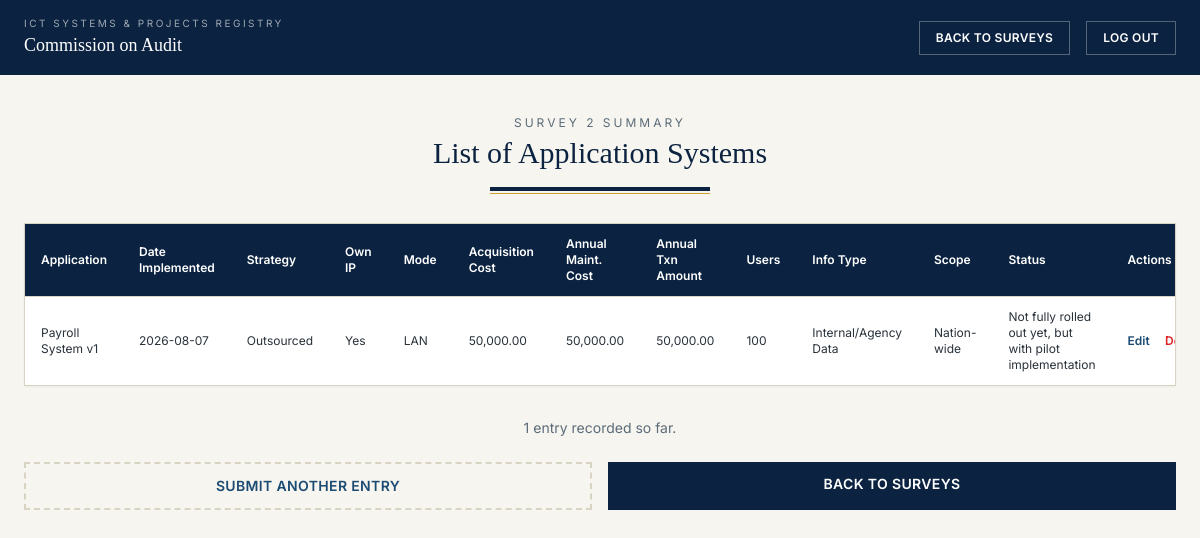
Page /application-systems-summary.php (signed in) on the committed database.
### tables this page shows
CREATE TABLE `users` (
  `id` int unsigned NOT NULL AUTO_INCREMENT,
  `agency_name` varchar(191) NOT NULL,
  `last_name` varchar(100) NOT NULL,
  `first_name` varchar(100) NOT NULL,
  `middle_initial` varchar(5) DEFAULT NULL,
  `position_designation` varchar(150) NOT NULL,
  `telephone_number` varchar(20) NOT NULL,
  `email` varchar(191) NOT NULL,
  `password_hash` varchar(255) NOT NULL,
  `created_at` timestamp NOT NULL DEFAULT CURRENT_TIMESTAMP,
  `updated_at` timestamp NOT NULL DEFAULT CURRENT_TIMESTAMP ON UPDATE CURRENT_TIMESTAMP,
  `survey_stage` enum('choose','first','second','review','submitted') NOT NULL DEFAULT 'choose',
  `first_survey_type` enum('systems','projects') DEFAULT NULL,
  `submitted_at` timestamp NULL DEFAULT NULL,
  `app_systems_done` tinyint(1) NOT NULL DEFAULT '0',
  `ict_projects_done` tinyint(1) NOT NULL DEFAULT '0',
  `is_admin` tinyint(1) NOT NULL DEFAULT '0',
  `is_disabled` tinyint(1) NOT NULL DEFAULT '0',
  `current_batch` int unsigned NOT NULL DEFAULT '1',
  PRIMARY KEY (`id`),
  UNIQUE KEY `uq_users_email` (`email`)
);

CREATE TABLE `application_systems` (
  `id` int unsigned NOT NULL AUTO_INCREMENT,
  `user_id` int unsigned NOT NULL,
  `agency_name` varchar(191) NOT NULL,
  `application_name_version` varchar(191) NOT NULL,
  `date_of_implementation` date DEFAULT NULL,
  `development_strategy` enum('In-house','Outsourced','Combination') NOT NULL,
  `owns_ip` enum('Yes','No') NOT NULL,
  `mode_of_implementation` enum('Stand Alone','LAN','WAN','Web-based') NOT NULL,
  `acquisition_cost` decimal(15,2) DEFAULT NULL,
  `annual_maintenance_cost` decimal(15,2) DEFAULT NULL,
  `annual_transaction_amount` decimal(15,2) DEFAULT NULL,
  `no_of_users` int unsigned DEFAULT NULL,
  `type_of_information` enum('External/Public','Internal/Agency Data') NOT NULL,
  `scope_of_operation` enum('International','Nation-wide','Province','Municipal/City') NOT NULL,
  `status` enum('Fully implemented','Not fully rolled out yet, but with pilot implementation','Ongoing development and testing','Not utilized') NOT NULL,
  `created_at` timestamp NOT NULL DEFAULT CURRENT_TIMESTAMP,
  `updated_at` timestamp NOT NULL DEFAULT CURRENT_TIMESTAMP ON UPDATE CURRENT_TIMESTAMP,
  `batch` int unsigned NOT NULL DEFAULT '1',
  PRIMARY KEY (`id`),
  KEY `fk_appsys_user` (`user_id`),
  CONSTRAINT `fk_appsys_user` FOREIGN KEY (`user_id`) REFERENCES `users` (`id`) ON DELETE CASCADE
);

### includes/survey_flow.php (called while the page is built, shortened)
<?php
function get_user_flow(PDO $pdo, int $userId): array
{
    $stmt = $pdo->prepare('SELECT survey_stage, first_survey_type FROM users WHERE id = :id LIMIT 1');
    $stmt->execute(['id' => $userId]);
    $row = $stmt->fetch();
    $stage = $row['survey_stage'] ?: 'choose';
    $normalizedStage = normalize_survey_stage($stage, $row['first_survey_type']);
    return ['stage' => $normalizedStage, 'first_survey_type' => $row['first_survey_type']];
}
function normalize_survey_stage(string $stage, ?string $first): string
{
    return $stage;
}
function get_survey_stage(PDO $pdo, int $userId): string
{
    return get_user_flow($pdo, $userId)['stage'];
}
function require_summary_access(PDO $pdo, int $userId, string $pageType): void
{
    $flow = get_user_flow($pdo, $userId);
    $stage = $flow['stage'];
    if ($stage === 'submitted' || $stage === 'review' || $stage === $pageType) {
        return;
    }
    exit;
}
function get_current_batch(PDO $pdo, int $userId): int
{
    $stmt = $pdo->prepare('SELECT current_batch FROM users WHERE id = :id LIMIT 1');
    $stmt->execute(['id' => $userId]);
    $row = $stmt->fetch();
    return $row ? (int) $row['current_batch'] : 1;
}
function get_active_batch(PDO $pdo, int $userId): int
{
    $stage = get_survey_stage($pdo, $userId);
    $currentBatch = get_current_batch($pdo, $userId);
    return $stage === 'submitted' ? max(1, $currentBatch - 1) : $currentBatch;
}
function get_survey_progress(PDO $pdo, int $userId): array
{
    $flow = get_user_flow($pdo, $userId);
    $stage = $flow['stage'];
    $first = $flow['first_survey_type'];
    $batch = get_active_batch($pdo, $userId);
    $appStmt = $pdo->prepare('SELECT COUNT(*) AS total FROM application_systems WHERE user_id = :id AND batch = :batch');
    $appStmt->execute(['id' => $userId, 'batch' => $batch]);
    $appCount = (int) $appStmt->fetch()['total'];
    $ictStmt = $pdo->prepare('SELECT COUNT(*) AS total FROM ict_projects WHERE user_id = :id AND batch = :batch');
    $ictStmt->execute(['id' => $userId, 'batch' => $batch]);
    $ictCount = (int) $ictStmt->fetch()['total'];
    $appDone = false;
    $ictDone = false;
    if ($first !== null) {
        if ($first === 'systems') {
            $appDone = in_array($stage, ['projects', 'review', 'submitted'], true);
            $ictDone = in_array($stage, ['review', 'submitted'], true);
        } else {
            $ictDone = in_array($stage, ['systems', 'review', 'submitted'], true);
            $appDone = in_array($stage, ['review', 'submitted'], true);
        }
    }
    return [
        'stage' => $stage,
        'first_survey_type' => $first,
        'app_count' => $appCount,
        'ict_count' => $ictCount,
        'app_done' => $appDone,
        'ict_done' => $ictDone,
        'both_done' => $appDone && $ictDone,
    ];
}

### application-systems-summary.php (the view, shortened to what this page needs)
<?php
require_once __DIR__ . '/config/database.php';
require_once __DIR__ . '/includes/survey_flow.php';
$pdo = getDbConnection();
require_summary_access($pdo, $_SESSION['user_id'], 'systems');
$pageType = 'systems';
$flow = get_user_flow($pdo, $_SESSION['user_id']);
$stage = $flow['stage'];
$isSubmitted = $stage === 'submitted';
$stmt = $pdo->prepare('SELECT agency_name FROM users WHERE id = :id LIMIT 1');
$stmt->execute(['id' => $_SESSION['user_id']]);
$user = $stmt->fetch();
$currentBatch = get_active_batch($pdo, $_SESSION['user_id']);
$entriesStmt = $pdo->prepare('SELECT * FROM application_systems WHERE user_id = :id AND batch = :batch ORDER BY id ASC');
$entriesStmt->execute(['id' => $_SESSION['user_id'], 'batch' => $currentBatch]);
$entries = $entriesStmt->fetchAll();
$progress = get_survey_progress($pdo, $_SESSION['user_id']);
$isFirstSurvey = $pageType === $progress['first_survey_type'];
$surveyLabel = $isFirstSurvey ? 'Survey 1' : 'Survey 2';
?>
<!DOCTYPE html>
<html lang="en">
<head>
<script src="https://cdn.tailwindcss.com"></script>
<link rel="stylesheet" href="assets/css/style.css">
</head>
<body class="bg-ledger-paper font-body text-ledger-ink min-h-screen">
<header class="bg-ledger-navy text-white">
  <div class="max-w-7xl mx-auto px-6 py-4 flex items-center justify-between">
    <div>
      <p class="text-[10px] tracking-[0.25em] uppercase text-white/60">ICT Systems &amp; Projects Registry</p>
      <p class="font-display text-lg"><?= htmlspecialchars($user['agency_name'], ENT_QUOTES, 'UTF-8') ?></p>
    </div>
    <div class="flex items-center gap-4">
      <?php if ($isSubmitted): ?>
      <a href="survey.php" class="text-xs font-semibold tracking-wide border border-white/30 px-4 py-2 hover:bg-white/10 transition-colors">
        BACK TO SURVEYS
      </a>
      <?php endif; ?>
      <a href="logout.php" class="text-xs font-semibold tracking-wide border border-white/30 px-4 py-2 hover:bg-white/10 transition-colors">LOG OUT</a>
    </div>
  </div>
</header>
<div class="max-w-7xl mx-auto px-6 py-10">
  <div class="text-center mb-8">
    <p class="text-xs tracking-[0.25em] uppercase text-ledger-muted mb-1"><?= htmlspecialchars($surveyLabel, ENT_QUOTES, 'UTF-8') ?> Summary</p>
    <h1 class="font-display text-2xl md:text-3xl text-ledger-navy">List of Application Systems</h1>
    <div class="ledger-rule mt-4 mx-auto" style="max-width: 220px;"></div>
  </div>
  <div class="bg-white border border-ledger-line shadow-sm overflow-x-auto mb-8">
    <table class="w-full text-xs">
      <thead>
        <tr class="bg-ledger-navy text-white text-left">
          <th class="px-4 py-3 font-semibold">Application</th>
          <th class="px-4 py-3 font-semibold">Date Implemented</th>
          <th class="px-4 py-3 font-semibold">Strategy</th>
          <th class="px-4 py-3 font-semibold">Own IP</th>
          <th class="px-4 py-3 font-semibold">Mode</th>
          <th class="px-4 py-3 font-semibold">Acquisition Cost</th>
          <th class="px-4 py-3 font-semibold">Annual Maint. Cost</th>
          <th class="px-4 py-3 font-semibold">Annual Txn Amount</th>
          <th class="px-4 py-3 font-semibold">Users</th>
          <th class="px-4 py-3 font-semibold">Info Type</th>
          <th class="px-4 py-3 font-semibold">Scope</th>
          <th class="px-4 py-3 font-semibold">Status</th>
          <th class="px-4 py-3 font-semibold">Actions</th>
        </tr>
      </thead>
      <tbody>
        <?php foreach ($entries as $entry): ?>
        <tr class="border-t border-ledger-line">
          <td class="px-4 py-3"><?= htmlspecialchars($entry['application_name_version'], ENT_QUOTES, 'UTF-8') ?></td>
          <td class="px-4 py-3"><?= $entry['date_of_implementation'] ? htmlspecialchars($entry['date_of_implementation'], ENT_QUOTES, 'UTF-8') : '—' ?></td>
          <td class="px-4 py-3"><?= htmlspecialchars($entry['development_strategy'], ENT_QUOTES, 'UTF-8') ?></td>
          <td class="px-4 py-3"><?= htmlspecialchars($entry['owns_ip'], ENT_QUOTES, 'UTF-8') ?></td>
          <td class="px-4 py-3"><?= htmlspecialchars($entry['mode_of_implementation'], ENT_QUOTES, 'UTF-8') ?></td>
          <td class="px-4 py-3"><?= $entry['acquisition_cost'] !== null ? number_format((float) $entry['acquisition_cost'], 2) : '—' ?></td>
          <td class="px-4 py-3"><?= $entry['annual_maintenance_cost'] !== null ? number_format((float) $entry['annual_maintenance_cost'], 2) : '—' ?></td>
          <td class="px-4 py-3"><?= $entry['annual_transaction_amount'] !== null ? number_format((float) $entry['annual_transaction_amount'], 2) : '—' ?></td>
          <td class="px-4 py-3"><?= $entry['no_of_users'] !== null ? htmlspecialchars($entry['no_of_users'], ENT_QUOTES, 'UTF-8') : '—' ?></td>
          <td class="px-4 py-3"><?= htmlspecialchars($entry['type_of_information'], ENT_QUOTES, 'UTF-8') ?></td>
          <td class="px-4 py-3"><?= htmlspecialchars($entry['scope_of_operation'], ENT_QUOTES, 'UTF-8') ?></td>
          <td class="px-4 py-3"><?= htmlspecialchars($entry['status'], ENT_QUOTES, 'UTF-8') ?></td>
          <td class="px-4 py-3 whitespace-nowrap">
            <a href="edit-application-system.php?id=<?= (int) $entry['id'] ?>" class="text-ledger-steel font-semibold hover:text-ledger-navy hover:underline">Edit</a>
            <button type="button" class="delete-entry-btn text-red-600 font-semibold hover:underline ml-3"
                    data-id="<?= (int) $entry['id'] ?>"
                    data-name="<?= htmlspecialchars($entry['application_name_version'], ENT_QUOTES, 'UTF-8') ?>">
              Delete
            </button>
          </td>
        </tr>
        <?php endforeach; ?>
      </tbody>
    </table>
  </div>
  <p class="text-center text-sm text-ledger-muted mb-6"><?= count($entries) ?> entr<?= count($entries) === 1 ? 'y' : 'ies' ?> recorded so far.</p>
  <div class="grid grid-cols-1 sm:grid-cols-2 gap-4">
    <a href="application-systems.php" class="text-center border-2 border-dashed border-ledger-line text-ledger-steel text-sm font-semibold tracking-wide py-3 hover:border-ledger-steel hover:bg-white transition-colors">
      SUBMIT ANOTHER ENTRY
    </a>
    <?php if ($isSubmitted): ?>
    <a href="survey.php" class="text-center w-full bg-ledger-navy text-white text-sm font-semibold tracking-wide py-3 hover:bg-ledger-steel transition-colors">
      BACK TO SURVEYS
    </a>
    <?php endif; ?>
  </div>
</div>
</body>
</html>

### assets/css/style.css (style rules this page uses)
body { font-family: 'Inter', system-ui, sans-serif; }
.ledger-rule { height: 4px; background: linear-gradient(to right, #0B2340 0%, #0B2340 100%); position: relative; }
.ledger-rule::after { content: ''; position: absolute; top: 6px; left: 0; right: 0; height: 1px; background: #C9A227; }

### rows in the picture
users: agency_name "Commission on Audit"
application_systems: application_name_version "Payroll System v1", date_of_implementation "2026-08-07", development_strategy "Outsourced", owns_ip "Yes", mode_of_implementation "LAN", acquisition_cost "50,000.00", annual_maintenance_cost "50,000.00", annual_transaction_amount "50,000.00", no_of_users "100", type_of_information "Internal/Agency Data", scope_of_operation "Nation-wide", status "Not fully rolled out yet, but with pilot implementation"

### other values in the picture
$surveyLabel "SURVEY 2"
count($entries) "1"
